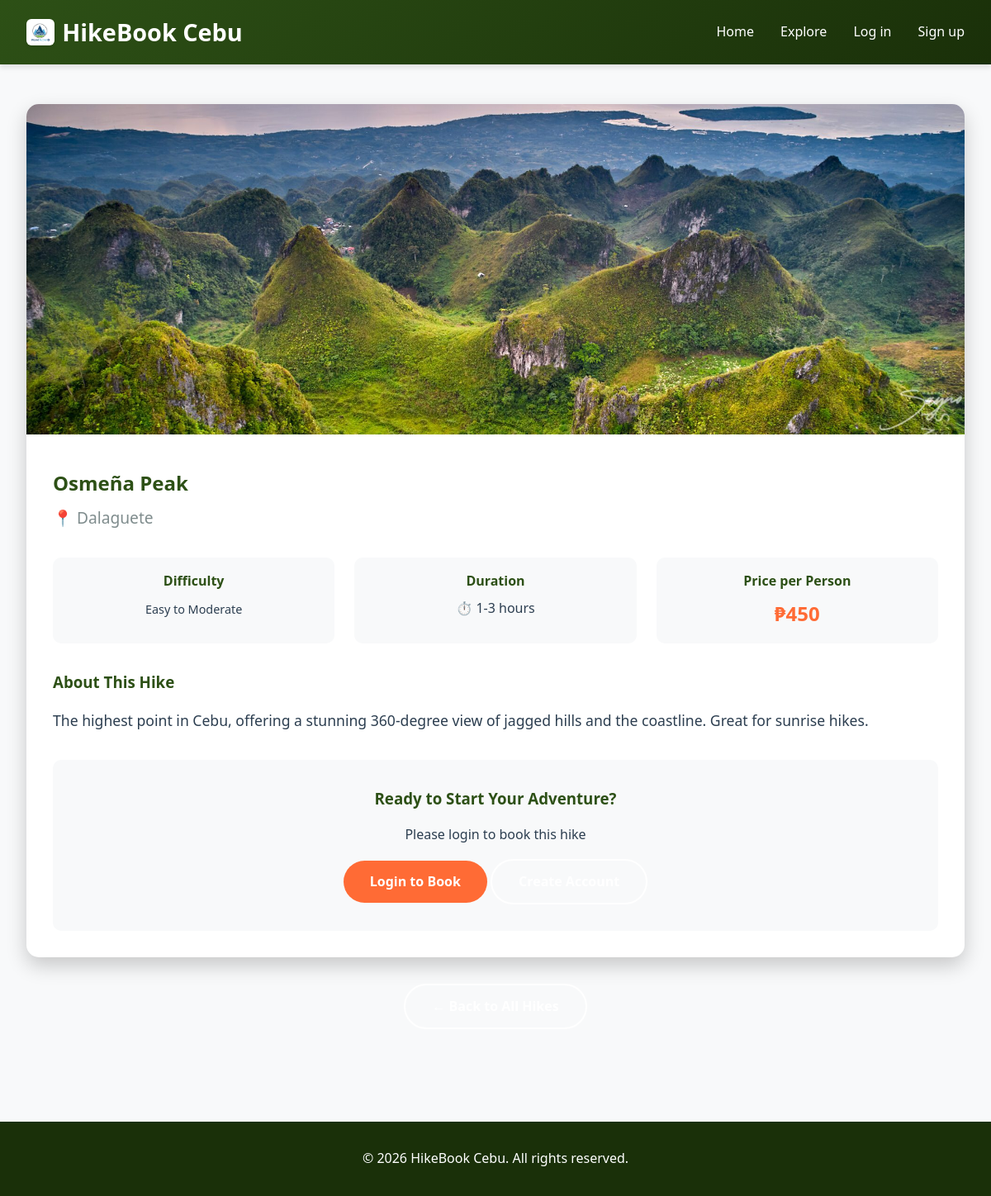
The app's page /hike_details.php?id=1 with its own data.
### tables this page shows
CREATE TABLE `hikes` (
  `id` int(11) NOT NULL,
  `slug` varchar(64) NOT NULL,
  `name` varchar(120) NOT NULL,
  `location` varchar(120) NOT NULL,
  `difficulty` varchar(64) NOT NULL,
  `duration_hours_min` int(11) NOT NULL,
  `duration_hours_max` int(11) NOT NULL,
  `price` int(11) NOT NULL,
  `description` text NOT NULL,
  `image_url` varchar(255) NOT NULL
);

### config.php (called while the page is built, shortened)
<?php
function isLoggedIn() {
    return isset($_SESSION['user_id']);
}
function sanitize($data) {
    return htmlspecialchars(trim($data), ENT_QUOTES, 'UTF-8');
}
?>

### hike_details.php (the view, shortened to what this page needs)
<?php
require_once 'config.php';
$hike_id = isset($_GET['id']) ? intval($_GET['id']) : 0;
$stmt = $pdo->prepare("SELECT * FROM hikes WHERE id = ?");
$stmt->execute([$hike_id]);
$hike = $stmt->fetch();
?>
<!DOCTYPE html>
<html lang="en">
<head>
    <link rel="stylesheet" href="css/styles.css">
</head>
<body>
    <nav class="navbar">
        <div class="nav-container">
            <a href="index.php" class="logo">
                <img src="images/logo.png" alt="HikeBook Cebu Logo">
                <?php echo SITE_NAME; ?>
            </a>
            <ul class="nav-links">
                <li><a href="index.php">Home</a></li>
                <li><a href="hikes.php">Explore</a></li>
                <?php if (isLoggedIn()): ?>
                    <li><a href="profile.php">Profile</a></li>
                    <?php if (isAdmin()): ?>
                        <li><a href="<?php echo base_url('admin/dashboard.php'); ?>">Admin</a></li>
                    <?php endif; ?>
                    <li><a href="logout.php">Logout</a></li>
                <?php else: ?>
                    <li><a href="#" class="auth-modal-trigger" data-modal="login">Log in</a></li>
                    <li><a href="#" class="auth-modal-trigger" data-modal="register">Sign up</a></li>
                <?php endif; ?>
            </ul>
        </div>
    </nav>
    <div class="container">
        <div class="hike-detail">
            <img src="<?php echo sanitize($hike['image_url']); ?>" alt="<?php echo sanitize($hike['name']); ?>" class="hike-detail-image">
            <div class="hike-detail-content">
                <h1 class="hike-title"><?php echo sanitize($hike['name']); ?></h1>
                <div class="hike-location" style="font-size: 1.2rem; margin-bottom: 2rem;">
                    📍 <?php echo sanitize($hike['location']); ?>
                </div>
                <div class="detail-grid">
                    <div class="detail-item">
                        <strong>Difficulty</strong>
                        <span class="meta-badge difficulty-<?php echo strtolower(str_replace(' ', '-', $hike['difficulty'])); ?>">
                            <?php echo sanitize($hike['difficulty']); ?>
                        </span>
                    </div>
                    <div class="detail-item">
                        <strong>Duration</strong>
                        ⏱️ <?php echo $hike['duration_hours_min']; ?>-<?php echo $hike['duration_hours_max']; ?> hours
                    </div>
                    <div class="detail-item">
                        <strong>Price per Person</strong>
                        <span class="price">₱<?php echo number_format($hike['price']); ?></span>
                    </div>
                </div>
                <div style="margin: 2rem 0;">
                    <h3 style="color: var(--primary); margin-bottom: 1rem;">About This Hike</h3>
                    <p style="line-height: 1.8; color: var(--text-dark); font-size: 1.1rem;">
                        <?php echo nl2br(sanitize($hike['description'])); ?>
                    </p>
                </div>
                <div style="text-align: center; padding: 2rem; background: var(--bg-light); border-radius: 10px;">
                    <h3 style="color: var(--primary); margin-bottom: 1rem;">Ready to Start Your Adventure?</h3>
                    <?php if (isLoggedIn()): ?>
                        <a href="book.php?hike_id=<?php echo $hike['id']; ?>" class="btn btn-primary" style="font-size: 1.1rem; padding: 1rem 3rem;">
                            Book This Hike
                        </a>
                    <?php else: ?>
                        <p style="margin-bottom: 1rem;">Please login to book this hike</p>
                        <a href="#" class="btn btn-primary auth-modal-trigger" data-modal="login">Login to Book</a>
                        <a href="#" class="btn btn-secondary auth-modal-trigger" data-modal="register">Create Account</a>
                    <?php endif; ?>
                </div>
            </div>
        </div>
        <div style="margin-top: 2rem; text-align: center;">
            <a href="hikes.php" class="btn btn-secondary">← Back to All Hikes</a>
        </div>
    </div>
    <footer class="footer">
        <p>&copy; <?php echo date('Y'); ?> <?php echo SITE_NAME; ?>. All rights reserved.</p>
    </footer>
</body>
</html>

### css/styles.css (style rules this page uses)
* { margin: 0; padding: 0; box-sizing: border-box; }
:root { --primary: #2d5016; --primary-light: #4a7c2c; --primary-dark: #1a3009; --secondary: #8b4513; --accent: #ff6b35; --text-dark: #2c3e50; --text-light: #7f8c8d; --bg-light: #f8f9fa; --white: #ffffff; --shadow: 0 4px 6px rgba(0, 0, 0, 0.1); --shadow-lg: 0 10px 25px rgba(0, 0, 0, 0.2); }
body { font-family: 'Segoe UI', Tahoma, Geneva, Verdana, sans-serif; line-height: 1.6; color: var(--text-dark); background-color: var(--bg-light); }
.navbar { background: linear-gradient(135deg, var(--primary) 0%, var(--primary-dark) 100%); padding: 1rem 0; box-shadow: var(--shadow); position: sticky; top: 0; z-index: 1000; }
.nav-container { max-width: 1200px; margin: 0 auto; padding: 0 2rem; display: flex; justify-content: space-between; align-items: center; }
.logo { font-size: 1.8rem; font-weight: bold; color: var(--white); text-decoration: none; display: flex; align-items: center; gap: 0.6rem; transition: transform 0.3s ease; }
.logo img { height: 32px; width: auto; object-fit: contain; transition: transform 0.3s ease; background: white; padding: 4px; border-radius: 6px; box-shadow: 0 2px 4px rgba(0, 0, 0, 0.1); }
.nav-links { display: flex; gap: 2rem; list-style: none; }
.nav-links a { color: var(--white); text-decoration: none; font-weight: 500; transition: color 0.3s; }
.btn { display: inline-block; padding: 0.8rem 2rem; border-radius: 50px; text-decoration: none; font-weight: 600; transition: all 0.3s; border: none; cursor: pointer; }
.btn-primary { background: var(--accent); color: var(--white); }
.btn-secondary { background: transparent; color: var(--white); border: 2px solid var(--white); }
.container { max-width: 1200px; margin: 0 auto; padding: 3rem 2rem; }
.hike-title { font-size: 1.5rem; color: var(--primary); margin-bottom: 0.5rem; }
.hike-location { color: var(--text-light); margin-bottom: 1rem; display: flex; align-items: center; gap: 0.5rem; }
.meta-badge { padding: 0.3rem 0.8rem; border-radius: 20px; font-size: 0.9rem; font-weight: 500; }
.price { font-size: 1.5rem; color: var(--accent); font-weight: bold; }
.footer { background: var(--primary-dark); color: var(--white); text-align: center; padding: 2rem; margin-top: 4rem; }
.hike-detail { background: var(--white); border-radius: 15px; overflow: hidden; box-shadow: var(--shadow-lg); }
.hike-detail-image { width: 100%; height: 400px; object-fit: cover; }
.hike-detail-content { padding: 2rem; }
.detail-grid { display: grid; grid-template-columns: repeat(auto-fit, minmax(200px, 1fr)); gap: 1.5rem; margin: 2rem 0; }
.detail-item { padding: 1rem; background: var(--bg-light); border-radius: 10px; text-align: center; }
.detail-item strong { display: block; color: var(--primary); margin-bottom: 0.5rem; }

### records on screen
hikes: image_url (picture), name "Osmeña Peak", location "Dalaguete", difficulty "Easy to Moderate", duration_hours_min "1", duration_hours_max "3", price "450", description "The highest point in Cebu, offering a stunning 360-degree view of jagged hills and the coastline. Great for sunrise hikes."

### other values on screen
SITE_NAME "HikeBook Cebu"
